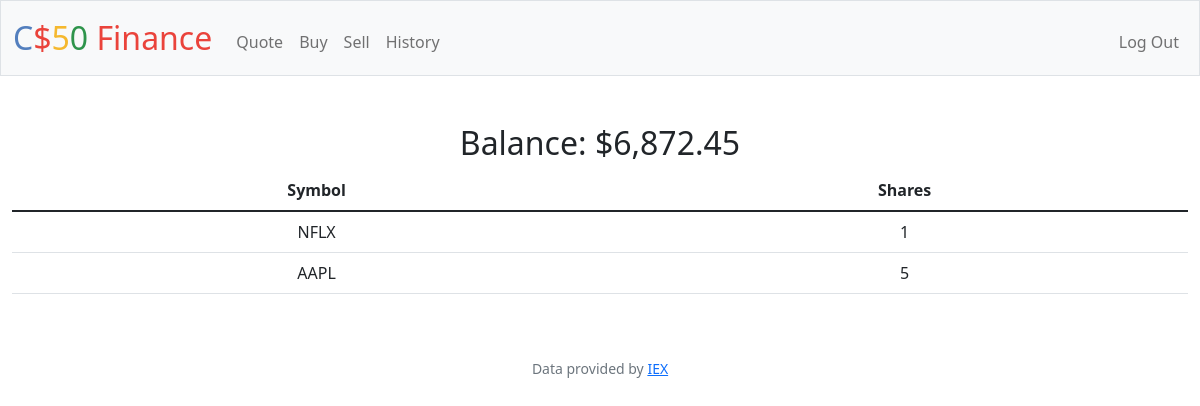
The page / (signed in) on the database its author committed.
### tables this page shows
CREATE TABLE users (id INTEGER PRIMARY KEY AUTOINCREMENT NOT NULL, username TEXT NOT NULL, hash TEXT NOT NULL, cash NUMERIC NOT NULL DEFAULT 10000.00);

CREATE TABLE current_stocks (id INTEGER PRIMARY KEY AUTOINCREMENT NOT NULL, symbol TEXT NOT NULL, user_id INTEGER NOT NULL, shares INTEGER NOT NULL);

### app.py (the view)
@app.route("/")
@login_required
def index():
    cash = db.execute("SELECT cash FROM users WHERE id = ?", session["user_id"])
    cash = cash[0]["cash"]
    stocks = db.execute("SELECT symbol, shares FROM current_stocks WHERE user_id = ?", session["user_id"])
    return render_template("index.html", cash=cash, stocks=stocks)

### app.py (called while the page is built)
@app.after_request
def after_request(response):
    response.headers["Cache-Control"] = "no-cache, no-store, must-revalidate"
    response.headers["Expires"] = 0
    response.headers["Pragma"] = "no-cache"
    return response

### helpers.py (called while the page is built)
def login_required(f):
    @wraps(f)
    def decorated_function(*args, **kwargs):
        if session.get("user_id") is None:
            return redirect("/login")
        return f(*args, **kwargs)
    return decorated_function

def usd(value):
    return f"${value:,.2f}"

### templates/index.html (shortened to what this page needs)
{% extends "layout.html" %}
{% block main %}
    <h2>Balance: {{ cash | usd}}</h2>
    <table class="table">
        <thead>
            <tr>
                <th scope="col">Symbol</th>
                <th scope="col">Shares</th>
            </tr>
        </thead>
        <tbody>
        {% for stock in stocks %}
            <tr>
                <td>{{ stock.symbol }}</td>
                <td>{{ stock.shares }}</td>
            </tr>
        {% endfor %}
        </tbody>
    </table>
{% endblock %}

### rows shown on the page
users: cash "$6,872.45"
current_stocks: symbol "NFLX", shares "1"
current_stocks: symbol "AAPL", shares "5"
